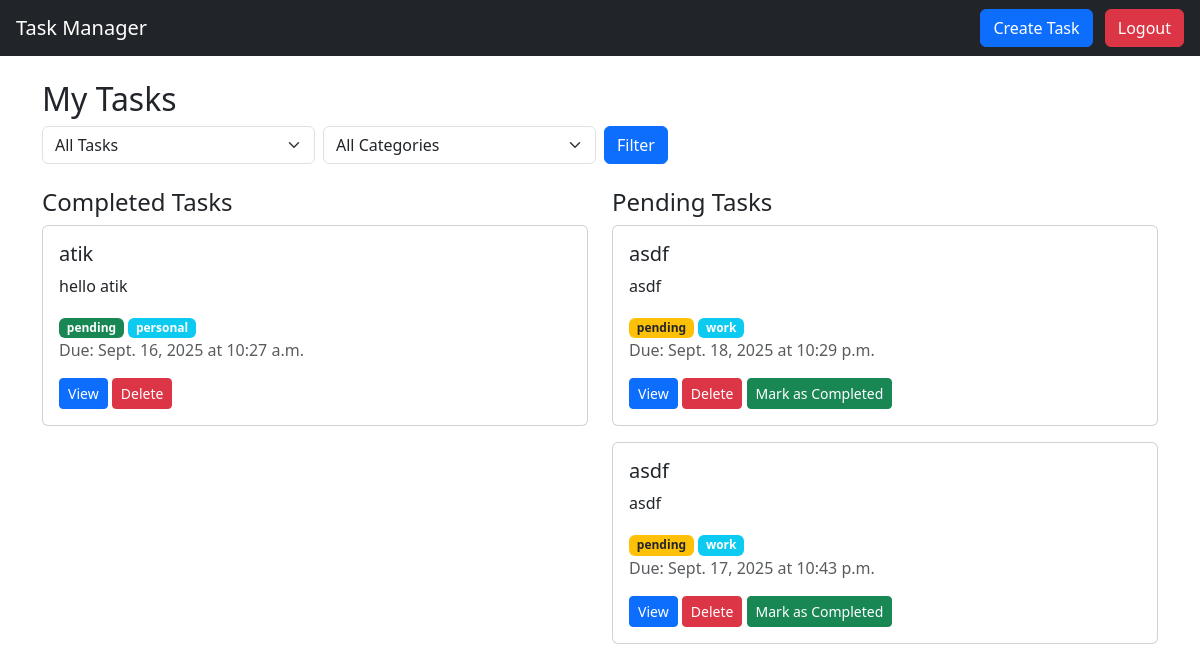
The app's page /tasks/ (signed in) with its own data.
### task/models.py (models this page shows, shortened)
class Task(models.Model):
    STATUS=[
        ('pending','Pending'),
        ('completed','Completed'),
    ]
    CATAGORY=[
        ('work','Work'),
        ('personal','Personal'),
        ('other','Other'),
    ]
    title = models.CharField(max_length=200)
    description = models.TextField()
    due_date = models.DateField()
    due_time= models.TimeField()
    status=models.CharField(max_length=10, choices=STATUS, default='pending')
    category=models.CharField(max_length=10, choices=CATAGORY, default='other')
    is_completed = models.BooleanField(default=False)
    user = models.ForeignKey(User, on_delete=models.CASCADE)

### task/views.py (the view)
# urls.py: path('tasks/', views.task_list, name='task_list'),
@login_required
def task_list(request):
    status_filter = request.GET.get('status','all')
    category_filter = request.GET.get('category','all')
    tasks = Task.objects.filter(user=request.user)
    if status_filter != 'all':
        tasks = tasks.filter(is_completed=(status_filter=='completed'))
    if category_filter != 'all':
        tasks = tasks.filter(category=category_filter)
    completed_tasks= tasks.filter(is_completed=True)
    pending_tasks= tasks.filter(is_completed=False)
    return render(request, 'task/task_list.html',{
        'completed_tasks':completed_tasks,
        'pending_tasks':pending_tasks,
        'status_filter':status_filter,
        'category_filter':category_filter})

### task/templates/task/task_list.html (shortened to what this page needs)
{% extends 'base.html' %}
{% block content %}
<h2>My Tasks</h2>
<form method="get" class="row g-2 mb-4">
    <div class="col-md-3">
        <select name="status" class="form-select">
            <option value="all" {% if status_filter == 'all' %}selected{% endif %}>All Tasks</option>
        </select>
    </div>
    <div class="col-md-3">
        <select name="category" class="form-select">
            <option value="all" {% if category_filter == 'all' %}selected{% endif %}>All Categories</option>
        </select>
    </div>
    <div class="col-md-2">
        <button type="submit" class="btn btn-primary">Filter</button>
    </div>
</form>
<div class="row">
    <div class="col-md-6">
        <h4>Completed Tasks</h4>
        {% for task in completed_tasks %}
            <div class="card mb-3">
                <div class="card-body">
                    <h5>{{ task.title }}</h5>
                    <p>{{ task.description|truncatewords:20 }}</p>
                    <span class="badge bg-success">{{ task.status }}</span>
                    <span class="badge bg-info">{{ task.category }}</span>
                    <p class="text-muted">Due: {{ task.due_date }} at {{ task.due_time }}</p>
                    <a href="{% url 'task_detail' task.id %}" class="btn btn-sm btn-primary">View</a>
                    <form method="post" action="{% url 'task_delete' task.id %}" class="d-inline">
                        <button type="submit" class="btn btn-sm btn-danger">Delete</button>
                    </form>
                </div>
            </div>
        {% empty %}
            <p>No completed tasks.</p>
        {% endfor %}
    </div>
    <div class="col-md-6">
        <h4>Pending Tasks</h4>
        {% for task in pending_tasks %}
            <div class="card mb-3">
                <div class="card-body">
                    <h5>{{ task.title }}</h5>
                    <p>{{ task.description|truncatewords:20 }}</p>
                    <span class="badge bg-warning text-dark">{{ task.status }}</span>
                    <span class="badge bg-info">{{ task.category }}</span>
                    <p class="text-muted">Due: {{ task.due_date }} at {{ task.due_time }}</p>
                    <a href="{% url 'task_detail' task.id %}" class="btn btn-sm btn-primary">View</a>
                    <form method="post" action="{% url 'task_delete' task.id %}" class="d-inline">
                        <button type="submit" class="btn btn-sm btn-danger">Delete</button>
                    </form>
                    <a href="{% url 'task_mark_complete' task.id %}" class="btn btn-sm btn-success">Mark as Completed</a>
                </div>
            </div>
        {% empty %}
            <p>No pending tasks.</p>
        {% endfor %}
    </div>
</div>
{% endblock %}

### templates/base.html (shortened to what this page needs)
<!DOCTYPE html>
<html lang="en">
<head>
    <link href="https://cdn.jsdelivr.net/npm/bootstrap@5.3.0/dist/css/bootstrap.min.css" rel="stylesheet">
</head>
<body>
    <nav class="navbar navbar-expand-lg navbar-dark bg-dark px-3">
        <a class="navbar-brand" href="{% url 'task_list' %}">Task Manager</a>
        <div class="ms-auto">
            {% if user.is_authenticated %}
                <a href="{% url 'task_create' %}" class="btn btn-primary me-2">Create Task</a>
                <form method="post" action="{% url 'logout' %}" style="display:inline;">
                    <button type="submit" class="btn btn-danger">Logout</button>
                </form>
            {% else %}
                <a href="{% url 'login' %}" class="btn btn-success me-2">Login</a>
                <a href="{% url 'register' %}" class="btn btn-outline-light">Register</a>
            {% endif %}
        </div>
    </nav>
    <div class="container mt-4">
        {% block content %}{% endblock %}
    </div>
</body>
</html>

### records on screen
Task: title "atik", description "hello atik", status "pending", category "personal", due_date "Sept. 16, 2025", due_time "10:27 a.m."
Task: title "asdf", description "asdf", status "pending", category "work", due_date "Sept. 18, 2025", due_time "10:29 p.m."
Task: title "asdf", description "asdf", status "pending", category "work", due_date "Sept. 17, 2025", due_time "10:43 p.m."
